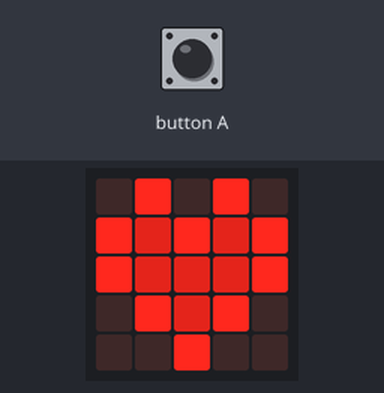
A program run on a simulated BBC micro:bit running MicroPython. Parts: the board's 5×5 LED display.

Above: at 0.45 s.
At 2.55 s:
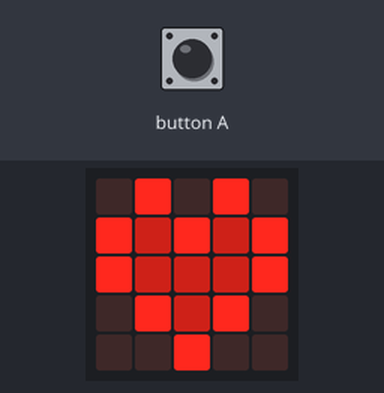
At 5.25 s:
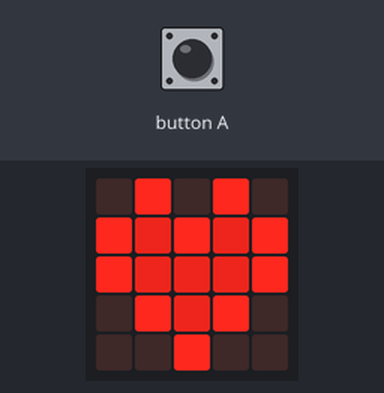
At 10.65 s:
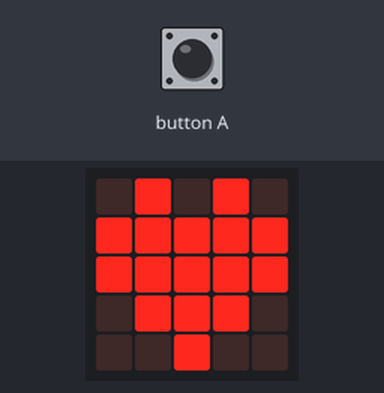
At 15.45 s:
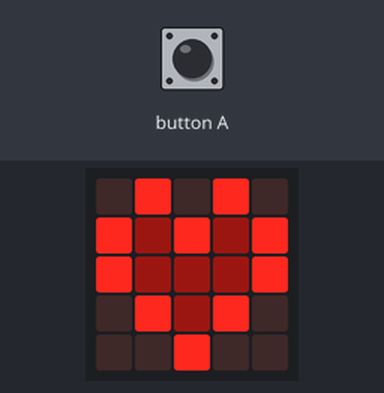
At 20.59 s:
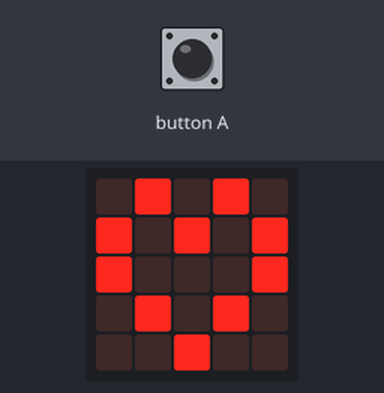

The program:

beating_heart.py
```python
from microbit import *
import math

steps = 500

hollow_heart = Image.HEART - Image.HEART_SMALL
def show_image(fraction):
    display.show(hollow_heart + Image.HEART_SMALL*(fraction))

i = 0
display.clear()
while True:
    if(button_a.is_pressed()):
        fract = (steps/2-abs(i-steps/2))/(steps/2)
    else:
        fract = 0.5+0.5*-math.cos(i*2*math.pi/steps)
    show_image(fract)
    i = (i+1) % steps
```
